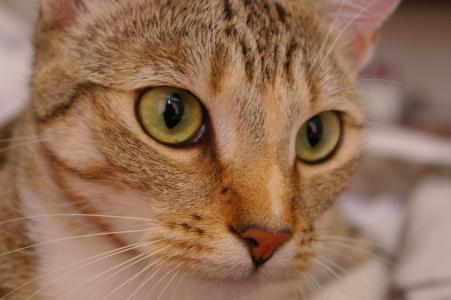
#> input picture cat.jpg, 451 x 300 px
$ python hw5.py
#> lines starting #> are read from the running program, lines starting #| are printed output that depends on the picture; after the words box and inside, x2 and y2 are one past the last pixel; in counts of white or black regions, pixels touching at a corner belong together; long printed decimals are rounded
import math
import cv2 as cv
import matplotlib.pyplot as plt
import numpy as np


# 模糊核生成
def get_motion_dsf(image_size, motion_dis, motion_angle):
    PSF = np.zeros(image_size)  # 点扩散函数
    x_center = (image_size[0] - 1) / 2
    y_center = (image_size[1] - 1) / 2

    sin_val = math.sin(motion_angle * math.pi / 180)
    cos_val = math.cos(motion_angle * math.pi / 180)

    # 将对应角度上motion_dis个点置成1
    for i in range(motion_dis):
        x_offset = round(sin_val * i)
        y_offset = round(cos_val * i)
        PSF[int(x_center - x_offset), int(y_center + y_offset)] = 1

    return np.fft.fft2(PSF / PSF.sum())

# 维纳滤波
def wiener(f, PSF,K=0.01):  # 维纳滤波，K=0.01
    input_fft = np.fft.fft2(f)
    PSF_fft_1 = np.conj(PSF) / (np.abs(PSF) ** 2 + K)
    result = np.fft.ifftshift(np.fft.ifft2(input_fft * PSF_fft_1))
    return result.real


def show(f, s, a, b, c):
    plt.subplot(a, b, c)
    plt.imshow(f, "gray")
    plt.axis('on')
    plt.title(s)


def main():
    f = plt.imread("cat.jpg")
#> f is the input picture: shape (300, 451, 3); mean R, G, B 147.7, 111.4, 86.9
    f = cv.cvtColor(f, cv.COLOR_RGB2GRAY)
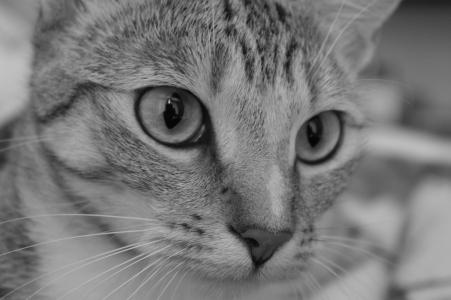
#> f: shape (300, 451); min 1, max 195, mean 119.5
    # 生成倒谱图
    ft = np.fft.fft2(f)
    ift = np.fft.fftshift(np.abs(np.fft.fft2(np.log(ft + 1e-3))))
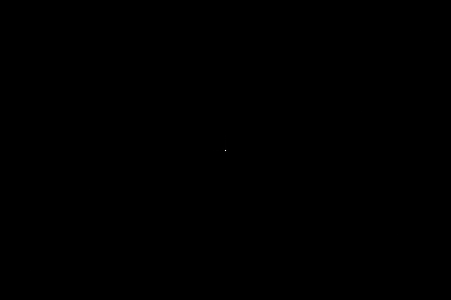
#> ift: shape (300, 451) float64; min 3.14, max 992987.2, mean 552; drawn with min black and max white
    logF = np.log(ift + 1e-3)
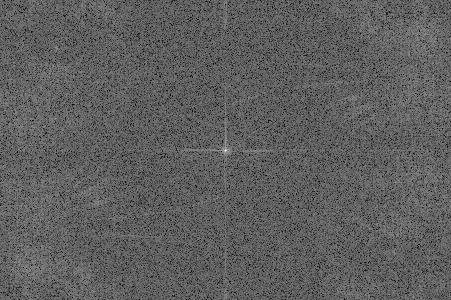
#> logF: shape (300, 451) float64; min 1.15, max 13.81, mean 5.87; drawn with min black and max white

    plt.figure()
    show(f, "original", 1, 2, 1)
    show(logF, "cepstrum", 1, 2, 2)
    plt.show()
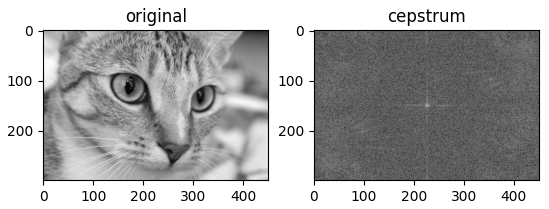
#> figure drawn by matplotlib, 2 panels

    line = cv.HoughLinesP(ift.astype(np.uint8), 1, np.pi / 180, 20, 0, 25, 0)
#> line = 667 rows, first 6: [299, 30, 450, 30], [0, 26, 123, 149], [229, 240, 424, 31], [320, 144, 450, 202], [362, 225, 450, 282], [76, 0, 185, 299]
    l = []
    for i in range(len(line)):
        r = np.power((line[i][0][2] - line[i][0][0]) ** 2 + (line[i][0][3] - line[i][0][1]) ** 2, 0.5)
        theta = math.atan2(line[i][0][3] - line[i][0][1], line[i][0][2] - line[i][0][0]) / math.pi * 180.
        if 20 < r < 50 and 30 < theta < 60:
            l.append((r, -theta))
#> this loop made 667 passes
#> (r, theta) on passes 1 to 3: (151, 0), (173.9, 45), (285.8, -46.98)
#> after the loop, l = [(43.57, -31.87), (36.8, -42.8), (32.76, -31.26), (29.68, -32.62), (29.15, -30.96)]

    # 使用局部光滑区域拉普拉斯变换确定最优运动模糊核长度和角度
    vars = []
    kernel = np.array([0, -1, 0, -1, 4, -1, 0, -1, 0]).reshape(3, 3)
    for k in l:
        r, theta = k
        PSF = get_motion_dsf(f.shape, int(r), int(theta))
        rf = wiener(f, PSF)
        temp = rf[425:450, 325:350]
        for i in range(1, temp.shape[0] - 1):
            for j in range(1, temp.shape[1] - 1):
                temp[i, j] = np.abs(np.sum(temp[i - 1:i + 2, j - 1:j + 2] * kernel))
        vars.append(np.sum(temp))
#> this loop made 5 passes
#> (r, theta, sin_val in get_motion_dsf, cos_val in get_motion_dsf) on passes 1 to 5: (43.57, -31.87, -0.515, 0.857), (36.8, -42.8, -0.669, 0.743), (32.76, -31.26, -0.515, 0.857), (29.68, -32.62, -0.53, 0.848), (29.15, -30.96, -0.5, 0.866)
#> pass 1, in main, `rf = wiener(f, PSF)`:
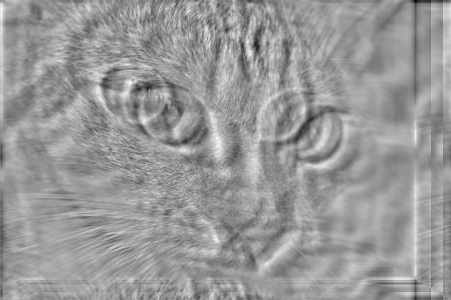
#> rf: shape (300, 451) float64; min -446.1, max 495.1, mean 118.3; drawn with min black and max white
#> pass 2, in main, `rf = wiener(f, PSF)`:
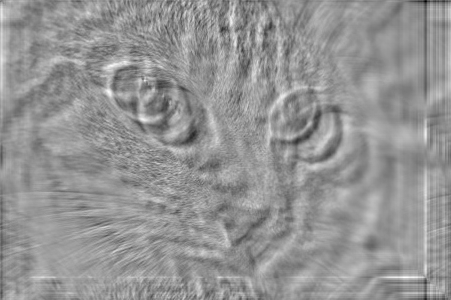
#> rf: shape (300, 451) float64; min -447.9, max 524.2, mean 118.3; drawn with min black and max white
#> pass 3, in main, `rf = wiener(f, PSF)`:
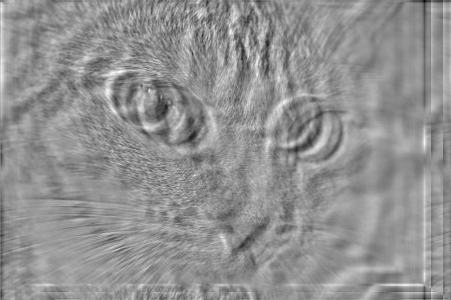
#> rf: shape (300, 451) float64; min -397.3, max 504.2, mean 118.3; drawn with min black and max white
#> after the loop, vars = [0, 0, 0, 0, 0]
    r, theta = l[vars.index(min(vars))]
#> r = 43.57; theta = -31.87
    print(r)
#| 43.566
    print(theta)
#| -31.866

    PSF = get_motion_dsf(f.shape, int(r), int(theta))
#> in get_motion_dsf (call 6), `PSF = np.zeros(image_size)`: PSF: shape (300, 451) float64; every value is 0
#> after the loop in get_motion_dsf (call 6), `for i in range(motion_dis):`: PSF: shape (300, 451) float64; values 0 (black) and 1 (white), 0.03% white in thin lines or dots, all inside (x1, y1, x2, y2) = (225, 149, 262, 172)
    plt.figure()
    show(f, "f", 1, 2, 1)
    show(wiener(f, PSF), "restoreImage", 1, 2, 2)
    plt.show()


if __name__ == '__main__':
    main()
